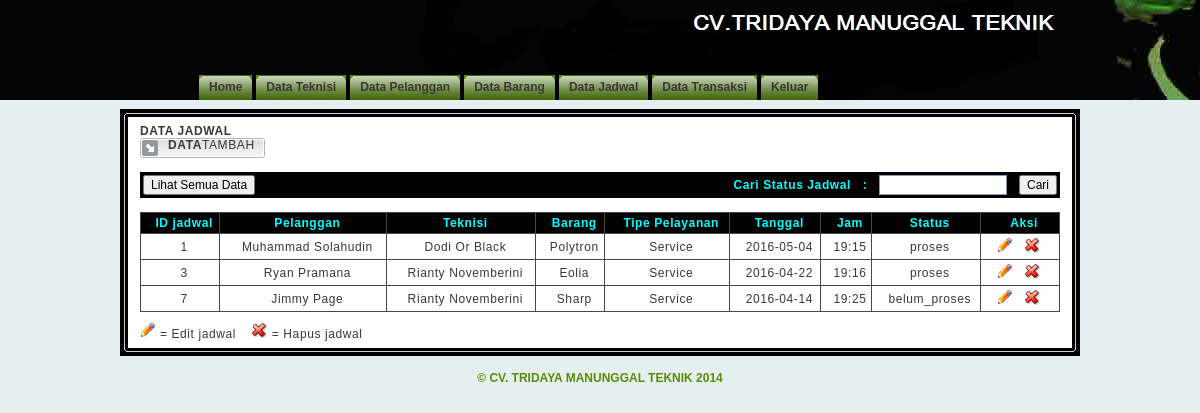
Page /admin.php?page=jadwal_mgr (signed in) on the committed database.
### tables this page shows
CREATE TABLE `jadwal` (
  `id_jadwal` int(11) NOT NULL AUTO_INCREMENT,
  `id_pelanggan` varchar(5) DEFAULT NULL,
  `id_teknisi` varchar(5) DEFAULT NULL,
  `tipe_pelayanan` varchar(45) DEFAULT NULL,
  `tanggal` date DEFAULT NULL,
  `id_barang` varchar(5) DEFAULT NULL,
  `status` varchar(20) NOT NULL DEFAULT '',
  `jam` varchar(10) DEFAULT NULL,
  `keterangan` varchar(255) DEFAULT NULL,
  PRIMARY KEY (`id_jadwal`)
);

CREATE TABLE `pelanggan` (
  `id_pelanggan` varchar(5) NOT NULL,
  `nama` varchar(100) NOT NULL,
  `alamat` varchar(100) NOT NULL,
  `ktp` varchar(50) NOT NULL,
  `tempat_lahir` varchar(50) NOT NULL,
  `tanggal_lahir` date NOT NULL,
  `telepon` varchar(15) NOT NULL,
  PRIMARY KEY (`id_pelanggan`)
);

CREATE TABLE `teknisi` (
  `id` varchar(5) NOT NULL,
  `nama` varchar(100) NOT NULL,
  `ktp` varchar(20) NOT NULL,
  `tempat_lahir` varchar(20) NOT NULL,
  `tanggal_lahir` date NOT NULL,
  `alamat` varchar(100) NOT NULL,
  `telepon` varchar(15) NOT NULL,
  PRIMARY KEY (`id`)
);

CREATE TABLE `barang` (
  `id_barang` varchar(3) NOT NULL,
  `nama_barang` varchar(50) NOT NULL,
  `harga` int(11) NOT NULL,
  PRIMARY KEY (`id_barang`)
);

### include/class.php (called while the page is built, shortened)
<?php
class jadwal {
    function tampilJadwal() {
        $query = mysql_query("SELECT a.*, b.nama AS nama_pelanggan, c.nama AS nama_teknisi, d.nama_barang
                                FROM jadwal a
                                JOIN pelanggan b ON a.id_pelanggan=b.id_pelanggan
                                JOIN teknisi c ON a.id_teknisi=c.id
                                JOIN barang d ON a.id_barang=d.id_barang;");
        while ($row = mysql_fetch_array($query))
            $data[] = $row;
        return $data;
    }
}
?>

### jadwal_mgr.php (the view, shortened to what this page needs)
<?php
include_once 'include/class.php';
$nsb = new jadwal();
?>
<b>DATA JADWAL</b>
<div class="subnav">
    <table border="0" cellspacing="0" cellpadding="0">
        <tr>
            <td><img src="images/tabdata01.gif" /></td>
            <td class="tabsubnav">
                <b>DATA</b><a href="?page=jadwal_add">TAMBAH</a>
            </td>
            <td><img src="images/tabdata03.gif" /></td>
        </tr>
    </table>
</div><br />
<table class="tabholder"  border="0" cellspacing="0" cellpadding="3">
    <tr class="tabhead">
        <td width="40%">
            <form method="post" action="?page=jadwal_mgr" onsubmit="if (this.q.value)
                        return true;
                    else
                        return false;">
                <input name="sb" type="submit" class="button" value="Lihat Semua Data">
            </form>
        </td>
        <td width="60%" align="right">
            <form method="post" action="?page=jadwal_mgr" onsubmit="if (this.q.value)
                        return true;
                    else
                        return false;">
                <input type="hidden" name="do" value="find" /><b>Cari Status Jadwal &nbsp; : &nbsp;</b>
                <input class="tfield"  type="text" name="q" title="Masukkan kata kunci pencarian." />&nbsp;&nbsp;
                <input name="submit" type="submit" class="button" value="Cari" />
            </form>
        </td>
    </tr>
</table>
<br>
<table class="tabholder" border="0" cellspacing="1" cellpadding="0">
    <tr class="tabhead">
        <td align="center" class="tabtxt">ID jadwal</td>
        <td align="center" class="tabtxt">Pelanggan</td>
        <td align="center" class="tabtxt">Teknisi</td>
        <td align="center" class="tabtxt">Barang</td>
        <td align="center" class="tabtxt">Tipe Pelayanan</td>
        <td align="center" class="tabtxt">Tanggal</td>
        <td align="center" class="tabtxt">Jam</td>
        <td align="center" class="tabtxt">Status</td>
        <td align="center" width="70" class="tabtxt">Aksi</td>
    </tr>
    <?php
    $arrayjadwal = $nsb->tampilJadwal();
    if (count($arrayjadwal)) {
        foreach ($arrayjadwal as $data) {
            ?>
            <tr class="tabcont">
                <td class="tabtxt" align="center"><?php echo $data['id_jadwal'] ?></td>
                <td class="tabtxt" align="center"><?php echo $data['nama_pelanggan']; ?></td>
                <td class="tabtxt" align="center"><?php echo $data['nama_teknisi']; ?></td>
                <td class="tabtxt" align="center"><?php echo $data['nama_barang']; ?></td>
                <td class="tabtxt" align="center"><?php echo $data['tipe_pelayanan']; ?></td>
                <td class="tabtxt" align="center"><?php echo $data['tanggal']; ?></td>
                <td class="tabtxt" align="center"><?php echo $data['jam']; ?></td>
                <td class="tabtxt" align="center"><?php echo $data['status']; ?></td>
                <td align="left">
                    <div class="tabtxt imghref">
                        <span class="dashnav">&nbsp;</span>
                        <a href="?page=jadwal_edit&aksi=edit&id_jadwal=<?php echo $data['id_jadwal']; ?>">
                            <img src="images/ico_edit.gif" class="ico" border="0" title="Edit" />
                        </a>
                        <span class="dashnav">&nbsp;</span>
                        <a href="?page=jadwal_edit&aksi=hapus&id_jadwal=<?php echo $data['id_jadwal']; ?>">
                            <img src="images/ico_del.gif" class="ico" border="0" title="Hapus" onClick="return confirm('Apakah Anda Yakin?');"/>
                        </a>
                    </div>
                </td>
            </tr>
            <?php
        }
    } else {
        echo 'Nama jadwal Tidak Ada!';
    }
    ?>
</table>
<img src="images/ico_edit.gif" border="0" title="Edit" /> = Edit jadwal &nbsp;&nbsp;
<img src="images/ico_del.gif" border="0" title="Delete" /> = Hapus jadwal

### css/style2.css (style rules this page uses)
html, body { margin: 0; padding: 0; background: #e5efef url(../images/header.jpg) top repeat-x; font: 12px Tahoma, Arial, "Trebuchet MS"; color: #3C3836; }
a { text-decoration: underline; color: #FF7E00; }
.tabsubnav { background-image: url(../images/tabdata02bg.gif); background-repeat: repeat-x; color: #3A3835; vertical-align: top; }
.tabsubnav a { text-decoration: none; color: #3A3835; }
.rbox02 form { margin: 0; padding: 0; }
.tabholder { width: 100%; background: #4A4846; }
.tabhead { background-color: #000000; font-weight: bold; color: #0FF; }
.tabcont { background: #FFF; }
.tabtxt { padding: 3px 0 3px 8px; }
.tabtxt a { text-decoration: none; }
.tfield { background: #FFF; width: 120px; font-family: Tahoma, Arial, "Trebuchet MS"; font-size: 12px; font-weight: normal; padding: 2px 3px 2px 3px; border: 1px solid #7F9DB9; }
.button { font-size: 12px; }

### rows in the picture
jadwal: id_jadwal "1", id_pelanggan.nama "Muhammad Solahudin", id_teknisi.nama "Dodi Or Black", id_barang.nama_barang "Polytron", tipe_pelayanan "Service", tanggal "2016-05-04", jam "19:15", status "proses"
jadwal: id_jadwal "3", id_pelanggan.nama "Ryan Pramana", id_teknisi.nama "Rianty Novemberini", id_barang.nama_barang "Eolia", tipe_pelayanan "Service", tanggal "2016-04-22", jam "19:16", status "proses"
jadwal: id_jadwal "7", id_pelanggan.nama "Jimmy Page", id_teknisi.nama "Rianty Novemberini", id_barang.nama_barang "Sharp", tipe_pelayanan "Service", tanggal "2016-04-14", jam "19:25", status "belum_proses"
